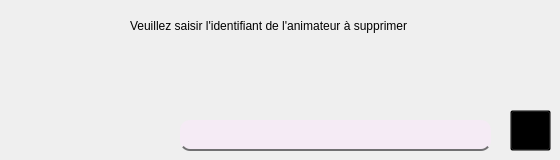
      <widget class="QWidget" name="suppanim_2_org">
       <attribute name="title">
        <string>Supression</string>
       </attribute>
       <widget class="QLabel" name="car_matriculeLabel_11_org">
        <property name="geometry">
         <rect>
          <x>130</x>
          <y>10</y>
          <width>401</width>
          <height>31</height>
         </rect>
        </property>
        <property name="styleSheet">
         <string notr="true">background:transparent;
</string>
        </property>
        <property name="text">
         <string>Veuillez saisir l'identifiant de l'animateur à supprimer</string>
        </property>
       </widget>
       <widget class="QLineEdit" name="lineEdit_supprimer_2_org">
        <property name="geometry">
         <rect>
          <x>180</x>
          <y>120</y>
          <width>311</width>
          <height>31</height>
         </rect>
        </property>
        <property name="styleSheet">
         <string notr="true">background:transparent;
font: italic 12pt &quot;Century Gothic&quot;;
color : white;
border-bottom:2px solid#717072;
border-color: qconicalgradient(cx:0.5, cy:0.5, angle:0, stop:0 rgba(35, 40, 3, 255), stop:0.16 rgba(136, 106, 22, 255), stop:0.225 rgba(166, 140, 41, 255), stop:0.285 rgba(204, 181, 74, 255), stop:0.345 rgba(235, 219, 102, 255), stop:0.415 rgba(245, 236, 112, 255), stop:0.52 rgba(209, 190, 76, 255), stop:0.57 rgba(187, 156, 51, 255), stop:0.635 rgba(168, 142, 42, 255), stop:0.695 rgba(202, 174, 68, 255), stop:0.75 rgba(218, 202, 86, 255), stop:0.815 rgba(208, 187, 73, 255), stop:0.88 rgba(187, 156, 51, 255), stop:0.935 rgba(137, 108, 26, 255), stop:1 rgba(35, 40, 3, 255));
background-color: rgb(245, 235, 245);

border-radius:10px;
</string>
        </property>
       </widget>
       <widget class="QPushButton" name="pushButton_12_org">
        <property name="geometry">
         <rect>
          <x>510</x>
          <y>110</y>
          <width>41</width>
          <height>41</height>
         </rect>
        </property>
        <property name="toolTip">
         <string>Supprimer</string>
        </property>
        <property name="styleSheet">
         <string notr="true">image: url(:/img/trash.png);
background : transparent;</string>
        </property>
        <property name="text">
         <string/>
        </property>
       </widget>
      </widget>
